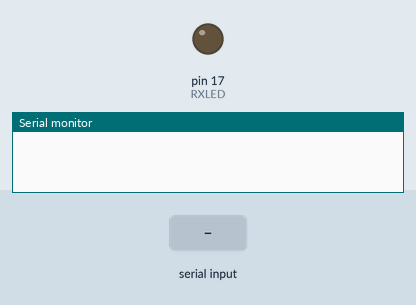
This sketch was run on a simulated Arduino Uno, built with avr-gcc and run on an emulated ATmega328P. Parts: output pins drawn as LEDs (lit = HIGH), the last lines printed to the serial monitor. Inputs (shaded band) come from the test bench.

Above: at 1.2 s.
1.3 s: byte 1 (1) received over Serial
At 2.7 s:
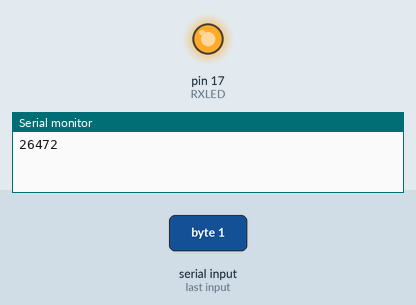
Timing chart, 0 to 4.3 s (numbered marks = the images above; inputs shaded):
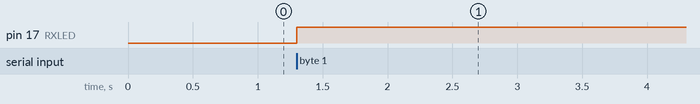

The sketch:

helloblink.ino
```cpp
//hello blink

int RXLED = 17;

void setup() {
  // put your setup code here, to run once:
  pinMode(RXLED, OUTPUT);
  Serial.begin(9600);
}

void loop() {
  // put your main code here, to run repeatedly:
 //sending + basic
//  digitalWrite(RXLED, LOW); //low is on
//  delay(1000);
//  Serial.println(RXLED);
//  digitalWrite(RXLED, HIGH);
//  delay(1000);


// receiving basic
  if (Serial.available()) {
    int value1 = Serial.read();
    if(value1 == 1){
      digitalWrite(RXLED, HIGH);
      Serial.println('Test high');
    }
    else if (value1 == 0) {
      digitalWrite(RXLED, LOW);
      Serial.println('Test low');
    }
  }
}
```

Measured:
- after the input at 1.3 s, pin 17 (RXLED): LOW → HIGH at once
